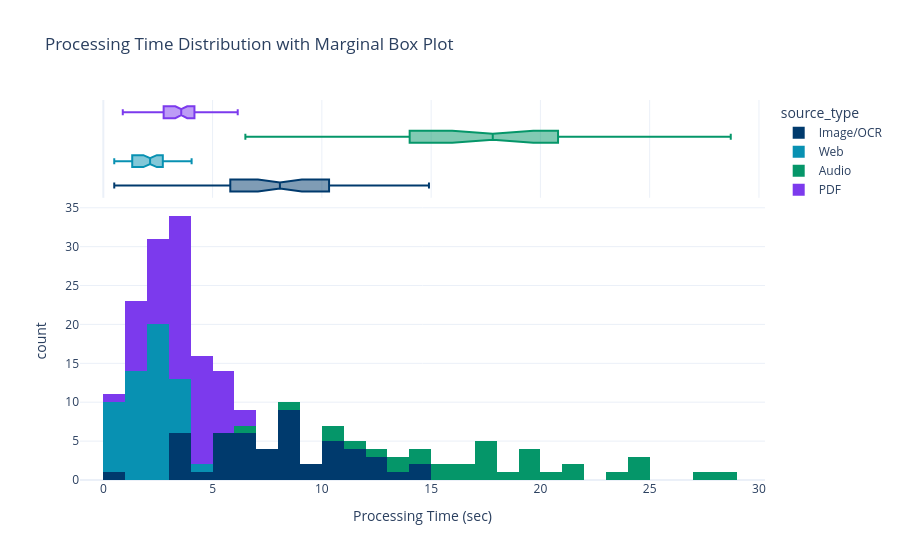

This figure's notebook cell:
### Markdown cell above
### 5.3 Interactive Histogram with Marginal Box Plot

### Code cell
fig = px.histogram(df, x='processing_time_sec', color='source_type',
                   marginal='box',
                   nbins=40,
                   title='Processing Time Distribution with Marginal Box Plot',
                   labels={'processing_time_sec': 'Processing Time (sec)'},
                   color_discrete_sequence=['#003a6d', '#0891B2', '#059669', '#7C3AED'])

fig.update_layout(template='plotly_white')
fig.show()

### Figure 1 — Plotly figure (JSON) as saved in the notebook; plotly's stock layout.template omitted (floating-point values rounded to 4 significant figures)
{"data": [{"bingroup": "x", "hovertemplate": "source_type=Image/OCR<br>Processing Time (sec)=%{x}<br>count=%{y}<extra></extra>", "legendgroup": "Image/OCR", "marker": {"color": "#003a6d", "pattern": {"shape": ""}}, "name": "Image/OCR", "nbinsx": 40, "orientation": "v", "showlegend": true, "type": "histogram", "x": [8.08, 11.61, 10.02, 6.11, 6.71, 6.58, 5.81, 3.33, 10.33, 3.41, 8.24, 3.55, 7.89, 11.39, 14.77, 6.82, 10.1, 12.24, 3.13, 8.08, 3.77, 8.52, 4.83, 6.19, 7.23, 9.58, 8.79, 6.62, 0.5, 3.92, 13.56, 11.94, 7.98, 5.96, 7.94, 5.3, 5.28, 11.56, 8.77, 5.03, 12.5, 8.71, 14.9, 12.96, 8.65, 10.79, 8.8, 5.8, 9.97, 10.37], "xaxis": "x", "yaxis": "y"}, {"hovertemplate": "source_type=Image/OCR<br>Processing Time (sec)=%{x}<extra></extra>", "legendgroup": "Image/OCR", "marker": {"color": "#003a6d"}, "name": "Image/OCR", "notched": true, "showlegend": false, "type": "box", "x": [8.08, 11.61, 10.02, 6.11, 6.71, 6.58, 5.81, 3.33, 10.33, 3.41, 8.24, 3.55, 7.89, 11.39, 14.77, 6.82, 10.1, 12.24, 3.13, 8.08, 3.77, 8.52, 4.83, 6.19, 7.23, 9.58, 8.79, 6.62, 0.5, 3.92, 13.56, 11.94, 7.98, 5.96, 7.94, 5.3, 5.28, 11.56, 8.77, 5.03, 12.5, 8.71, 14.9, 12.96, 8.65, 10.79, 8.8, 5.8, 9.97, 10.37], "xaxis": "x2", "yaxis": "y2"}, {"bingroup": "x", "hovertemplate": "source_type=Web<br>Processing Time (sec)=%{x}<br>count=%{y}<extra></extra>", "legendgroup": "Web", "marker": {"color": "#0891B2", "pattern": {"shape": ""}}, "name": "Web", "nbinsx": 40, "orientation": "v", "showlegend": true, "type": "histogram", "x": [3.25, 1.84, 0.5, 1.33, 2.61, 3.31, 2.48, 2.91, 0.77, 1.84, 1.32, 3.23, 3.44, 2.22, 0.71, 2.8, 0.5, 1.29, 0.99, 0.69, 1.63, 2.15, 3.58, 2.05, 1.63, 1.98, 2.16, 1.79, 2.6, 2.67, 1.21, 0.71, 2.74, 2.98, 2.56, 0.93, 2.86, 3.77, 2.5, 1.88, 0.5, 3.22, 2.25, 1.57, 2.41, 1.34, 2.05, 4.04, 1.13, 2.14, 2.21], "xaxis": "x", "yaxis": "y"}, {"hovertemplate": "source_type=Web<br>Processing Time (sec)=%{x}<extra></extra>", "legendgroup": "Web", "marker": {"color": "#0891B2"}, "name": "Web", "notched": true, "showlegend": false, "type": "box", "x": [3.25, 1.84, 0.5, 1.33, 2.61, 3.31, 2.48, 2.91, 0.77, 1.84, 1.32, 3.23, 3.44, 2.22, 0.71, 2.8, 0.5, 1.29, 0.99, 0.69, 1.63, 2.15, 3.58, 2.05, 1.63, 1.98, 2.16, 1.79, 2.6, 2.67, 1.21, 0.71, 2.74, 2.98, 2.56, 0.93, 2.86, 3.77, 2.5, 1.88, 0.5, 3.22, 2.25, 1.57, 2.41, 1.34, 2.05, 4.04, 1.13, 2.14, 2.21], "xaxis": "x2", "yaxis": "y2"}, {"bingroup": "x", "hovertemplate": "source_type=Audio<br>Processing Time (sec)=%{x}<br>count=%{y}<extra></extra>", "legendgroup": "Audio", "marker": {"color": "#059669", "pattern": {"shape": ""}}, "name": "Audio", "nbinsx": 40, "orientation": "v", "showlegend": true, "type": "histogram", "x": [10.72, 28.71, 21.67, 16.59, 27.99, 14.96, 18.93, 17.82, 17.99, 6.5, 24.33, 19.1, 17.73, 10.36, 17.97, 14.24, 19.31, 13.35, 20.52, 19.3, 23.13, 8.37, 24.83, 13.07, 16.64, 17.18, 15.81, 11.95, 15.31, 21.92, 19.31, 24.88, 12.1], "xaxis": "x", "yaxis": "y"}, {"hovertemplate": "source_type=Audio<br>Processing Time (sec)=%{x}<extra></extra>", "legendgroup": "Audio", "marker": {"color": "#059669"}, "name": "Audio", "notched": true, "showlegend": false, "type": "box", "x": [10.72, 28.71, 21.67, 16.59, 27.99, 14.96, 18.93, 17.82, 17.99, 6.5, 24.33, 19.1, 17.73, 10.36, 17.97, 14.24, 19.31, 13.35, 20.52, 19.3, 23.13, 8.37, 24.83, 13.07, 16.64, 17.18, 15.81, 11.95, 15.31, 21.92, 19.31, 24.88, 12.1], "xaxis": "x2", "yaxis": "y2"}, {"bingroup": "x", "hovertemplate": "source_type=PDF<br>Processing Time (sec)=%{x}<br>count=%{y}<extra></extra>", "legendgroup": "PDF", "marker": {"color": "#7C3AED", "pattern": {"shape": ""}}, "name": "PDF", "nbinsx": 40, "orientation": "v", "showlegend": true, "type": "histogram", "x": [2.45, 2.69, 3.9, 5.03, 2.82, 4.0, 5.11, 4.96, 3.56, 5.43, 3.93, 3.38, 1.24, 4.66, 2.92, 1.32, 0.89, 1.38, 5.51, 1.96, 1.94, 3.56, 4.12, 3.45, 3.65, 3.05, 2.57, 3.53, 5.42, 3.65, 4.58, 3.59, 5.38, 4.17, 6.0, 3.15, 1.01, 3.47, 2.76, 1.99, 4.04, 3.4, 2.41, 4.68, 2.45, 3.26, 3.81, 5.05, 4.06, 2.89, 2.01, 3.92, 4.14, 4.07, 4.39, 4.16, 6.15, 5.9, 1.56, 3.57, 1.66, 4.81, 3.46, 2.9, 3.45, 3.6], "xaxis": "x", "yaxis": "y"}, {"hovertemplate": "source_type=PDF<br>Processing Time (sec)=%{x}<extra></extra>", "legendgroup": "PDF", "marker": {"color": "#7C3AED"}, "name": "PDF", "notched": true, "showlegend": false, "type": "box", "x": [2.45, 2.69, 3.9, 5.03, 2.82, 4.0, 5.11, 4.96, 3.56, 5.43, 3.93, 3.38, 1.24, 4.66, 2.92, 1.32, 0.89, 1.38, 5.51, 1.96, 1.94, 3.56, 4.12, 3.45, 3.65, 3.05, 2.57, 3.53, 5.42, 3.65, 4.58, 3.59, 5.38, 4.17, 6.0, 3.15, 1.01, 3.47, 2.76, 1.99, 4.04, 3.4, 2.41, 4.68, 2.45, 3.26, 3.81, 5.05, 4.06, 2.89, 2.01, 3.92, 4.14, 4.07, 4.39, 4.16, 6.15, 5.9, 1.56, 3.57, 1.66, 4.81, 3.46, 2.9, 3.45, 3.6], "xaxis": "x2", "yaxis": "y2"}], "layout": {"barmode": "relative", "legend": {"title": {"text": "source_type"}, "tracegroupgap": 0}, "title": {"text": "Processing Time Distribution with Marginal Box Plot"}, "xaxis": {"anchor": "y", "domain": [0, 1], "title": {"text": "Processing Time (sec)"}}, "xaxis2": {"anchor": "y2", "domain": [0, 1], "matches": "x", "showgrid": true, "showticklabels": false}, "yaxis": {"anchor": "x", "domain": [0, 0.7326], "title": {"text": "count"}}, "yaxis2": {"anchor": "x2", "domain": [0.7426, 1], "matches": "y2", "showgrid": false, "showline": false, "showticklabels": false, "ticks": ""}}}
